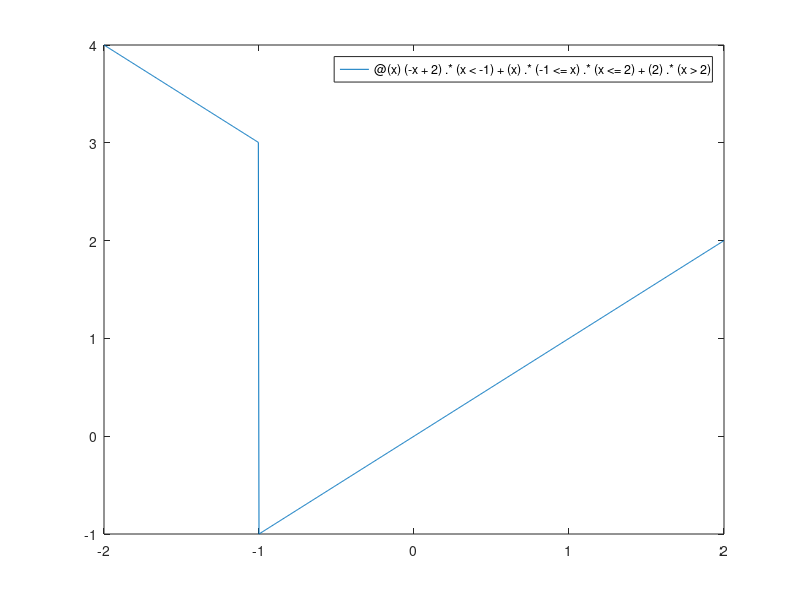

The MATLAB script that drew this image:
% Octave Script
% Title			    :funcion real de variables real
% Description		:Script para recordar funciones reales
% Author		   :Maria Guadalupe Martinez Narvaez 
% Date		    	:27/10/2021
% Version		    :1
% Usage			    :octave
%               :https://octaveintro.readthedocs.io/en/latest/index.html

%funcion trozos
%si f:D?I | f(x)=(-x+2 si x<-1)(x si -1<=x<=2)(2 si x>2)
f=@(x)(-x+2).*(x<-1)+(x).*(-1<=x).*(x<=2)+(2).*(x>2);
f(-1)
f(5)
f(6)
%estudia la continuidad de f
f(3)
f(5)
fplot(@(x)(-x+2).*(x<-1)+(x).*(-1<=x).*(x<=2)+(2).*(x>2),[-2,2])

